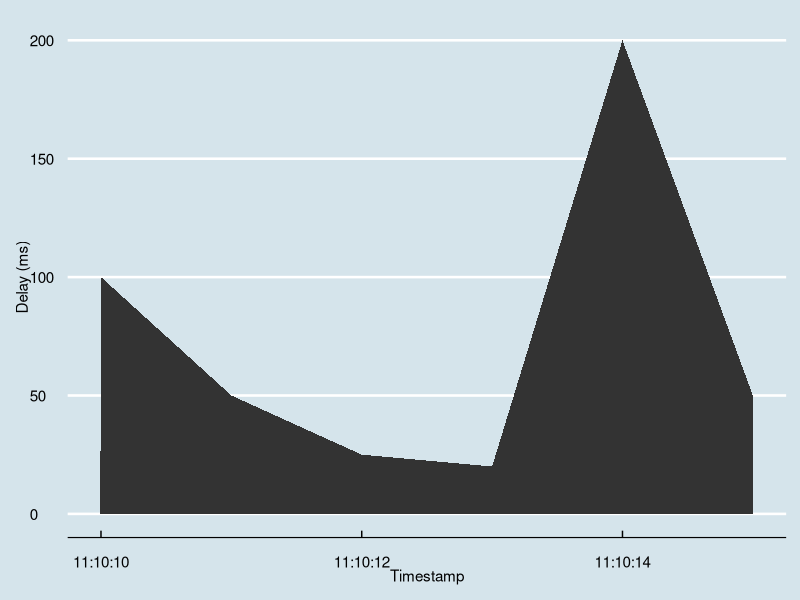

R code for this plot:
#!/usr/bin/env Rscript

# load in the thangs
library(ggplot2)
library(scales)
library(ggthemes)

# read csv files
data <- read.csv('time_series.csv')

# set timestamp
data$timestamp_obj <- as.POSIXct(data$timestamp, format="%Y-%m-%d %H:%M:%S")

# create svg
svg('time_series.svg', width=8, height=5)

# create png
png('time_series.png', width=800, height=800)

# use ggplot
ggplot(data, aes(x=timestamp_obj,y=delay)) + geom_area() + 
    theme_economist() + 
    scale_colour_economist() +
    xlab("Timestamp") +
    ylab("Delay (ms)") + 
    scale_x_datetime(breaks=pretty_breaks(), labels=date_format("%H:%M:%S"))
dev.off()
